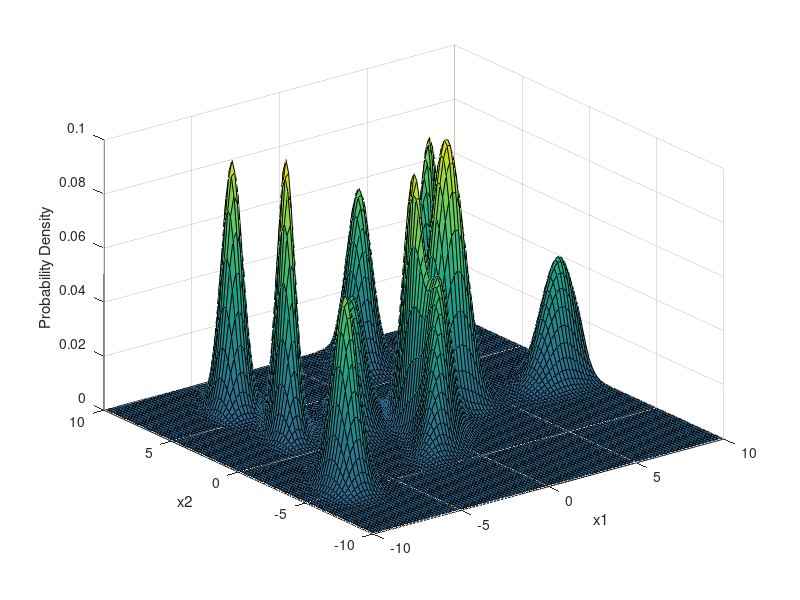

Write MATLAB code to recreate this figure.
clear all
clc


% Generate heatmap of attrition rate
mu = [0 0];
Sigma = [.25 .3; .3 1];
x1 = -10:.2:10; x2 = -10:.2:10;
[X1,X2] = meshgrid(x1,x2);
F = mvnpdf([X1(:) X2(:)],mu,Sigma);
F = reshape(F,length(x2),length(x1));

for i = 1:10
    mu =[floor(rand()*20)-10 floor(rand()*20)-10];
    anti_diag = rand();
    Sigma = [anti_diag+rand() anti_diag; anti_diag anti_diag+rand()];
    tmp = mvnpdf([X1(:) X2(:)],mu,Sigma);
    tmp = reshape(tmp,length(x2),length(x1));
    F = F+tmp;
end

F = F./(10*max(max(F)));

surf(x1,x2,F);
caxis([min(F(:))-.5*range(F(:)),max(F(:))]);
axis([-10 10 -10 10 0 .1])
xlabel('x1'); ylabel('x2'); zlabel('Probability Density');